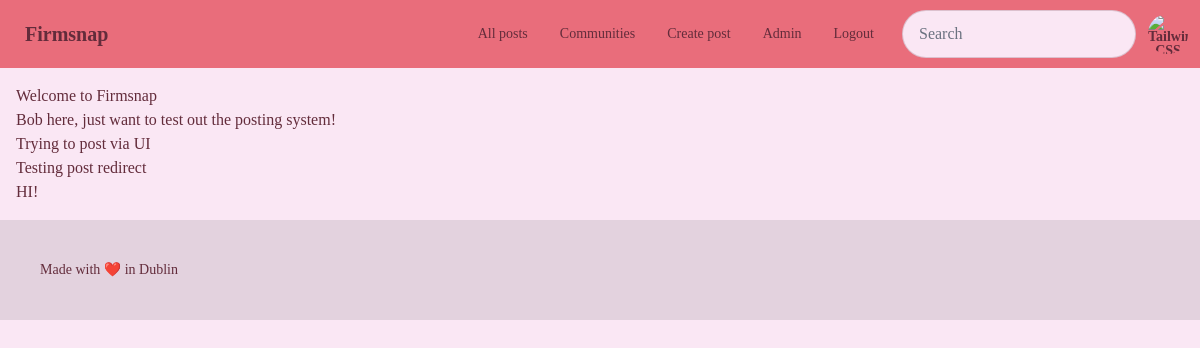
Page /app/admin/all_posts (signed in) on the committed database.
### app/models.py (models this page shows)
class Post(models.Model):
    organisation_id = models.ForeignKey(Organisation, on_delete=models.CASCADE)
    user_id = models.ForeignKey(User, on_delete=models.CASCADE)
    post_title = models.CharField(max_length=200, default="Untitled Post")
    post_text = models.TextField(max_length=2000)
    pub_date = models.DateTimeField(auto_now_add=True)
    votes = models.IntegerField(default=0)
    def __str__(self):
        return self.post_title

### app/views.py (the view)
# urls.py: path("admin/all_posts", views.org_admin_all_posts, name="org_admin_all_posts"),
@login_required
def org_admin_all_posts(request):
    user = request.user
    if user.is_org_admin:
        return render(
            request,
            "app/org_admin_all_posts.html",
            {"all_posts": Post.objects.filter(organisation_id=user.organisation_id)},
        )
    else:
        return admin_access_only_template()

### app/templates/app/org_admin_all_posts.html
{% extends 'app/base.html' %}
{% block content %}
  {% if all_posts %}
    <ul>
      {% for post in all_posts %}
        <li>{{ post }}</li>
      {% endfor %}
    </ul>
  {% else %}
    <p>No posts in your org yet</p>
  {% endif %}
{% endblock %}

### rows in the picture
Post: post_title "Welcome to Firmsnap"
Post: post_title "Bob here, just want to test out the posting system!"
Post: post_title "Trying to post via UI"
Post: post_title "Testing post redirect"
Post: post_title "HI!"
